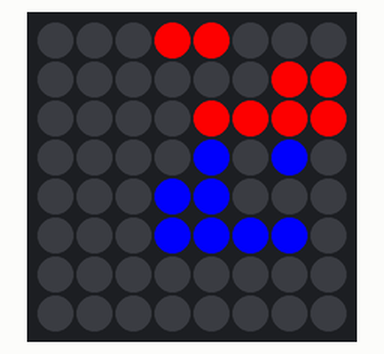
This program was run on a simulated Raspberry Pi (BCM pin numbers) with a Sense HAT. Parts: the Sense HAT's 8×8 RGB LED matrix. The clock reads 2024-03-15 10:24:30 at power-on unless the program sets it.

Above: at 0.1 s.
At 3.1 s:
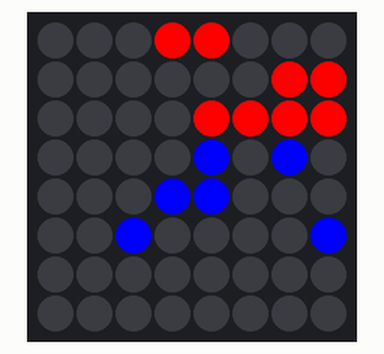
At 8.1 s:
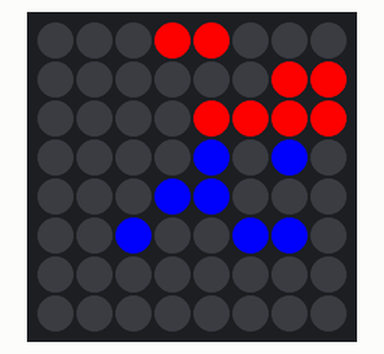
At 15.2 s:
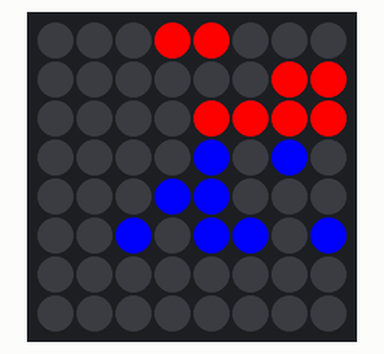
At 25.2 s:
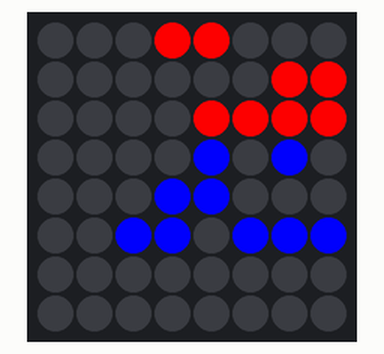
At 30.3 s:
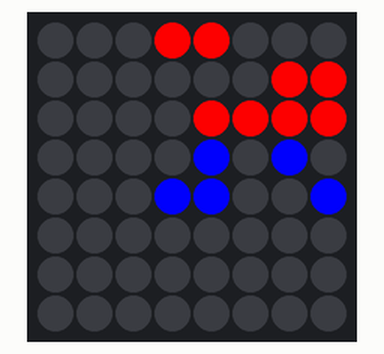

Measured:
- what the display in image 1 shows lasts 1.1 s, from 3.0 s to 4.1 s

The program:

binary_clock.py
```python
# Sense Hat - Binary Clock
# (c) Barry Bridgens 2022

from sense_hat import SenseHat
from datetime import datetime
from time import sleep

sense = SenseHat()


def clear_row(row):
    for x in range(8):
        sense.set_pixel(x, row, 0, 0, 0)

def set_row(row, number, colour):
    for x in range(8):
        if ((number & 2**x) == 2**x):
            sense.set_pixel((7 - x), row, colour)
        else:
            sense.set_pixel((7 -x), row, (0, 0, 0))


red = (255, 0, 0)
green = (0, 255, 0)
blue = (0, 0, 255)

while(1):

    now = datetime.today()

    #for row in range(8):
    #    clear_row(row)

    set_row(0, (now.year - 2000), red)
    set_row(1, now.month, red)
    set_row(2, now.day, red)
    set_row(3, now.hour, blue)
    set_row(4, now.minute, blue)
    set_row(5, now.second, blue)
    #set_row(6, int(now.microsecond / 10000), green)

    sleep(1)
```
